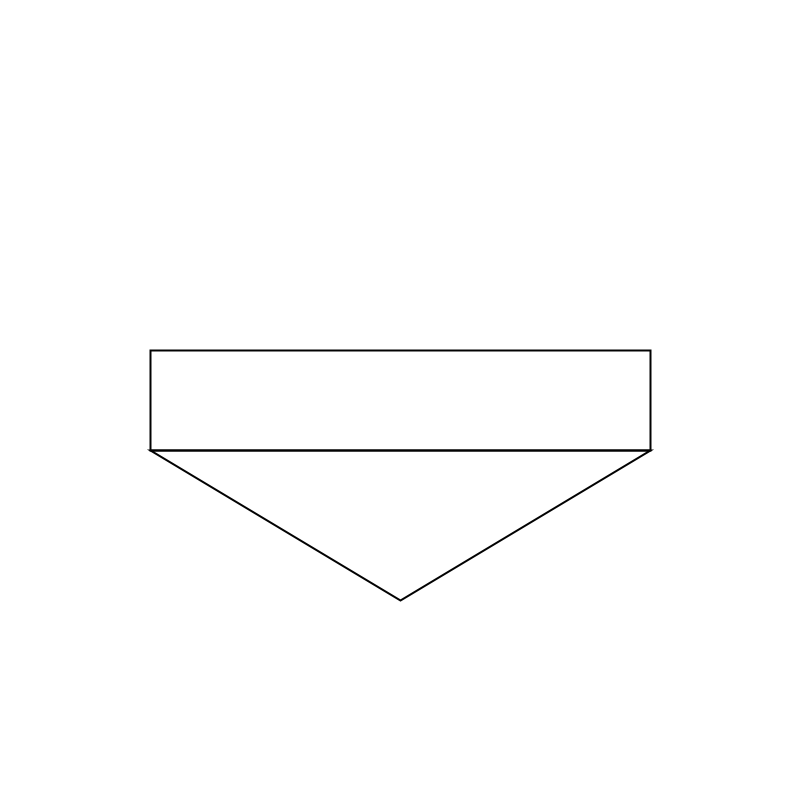
Frame 1 (no input)
Frame 60 (the mouse pressed at the canvas centre just before this capture): identical to frame 1, image omitted
Frame 120 (the mouse held since frame 60 and released just before this capture): identical to frame 1, image omitted

The Processing sketch that drew this single still picture (run headless with seeded random() and noise(); from frame 60 on, the mouse is pressed at the canvas centre):

// Processing sketch: parametric_rectangle
// ── parametric_rectangle.pde
int wallWidth = 500;
int wallHeight = 100;

int rate = 8;

void setup(){
  size(800, 800);
  smooth();
  rectMode(CENTER);
}

void draw(){
  draw_wall(width/2, height/2, wallWidth, wallHeight);
}
  
void draw_wall(int x, int y, int wW, int wH){
  // x is the width/2, y is the height/2, wW is the wall width, etc.
    background(255);
    stroke(2);
    noFill();
    strokeWeight(2);
    
    // draw wall
    rect(x, y, wW, wH);
    
    // draw triangle roof
    triangle( x-(wW/2), y+(wH/2), x+(wW/2), y+(wH/2), x, y+(wH*2));
}

void keyPressed(){
  
  //change wall dimensions
  
  if (key == CODED){
    if (keyCode == RIGHT){
      wallWidth += rate;
    }
    if (keyCode == LEFT){
      wallWidth -= rate;
    }
    if (keyCode == UP){
      wallHeight += rate;
    }
    if (keyCode == DOWN){
      wallHeight -= rate;
    }
  }
}
    
    
  
